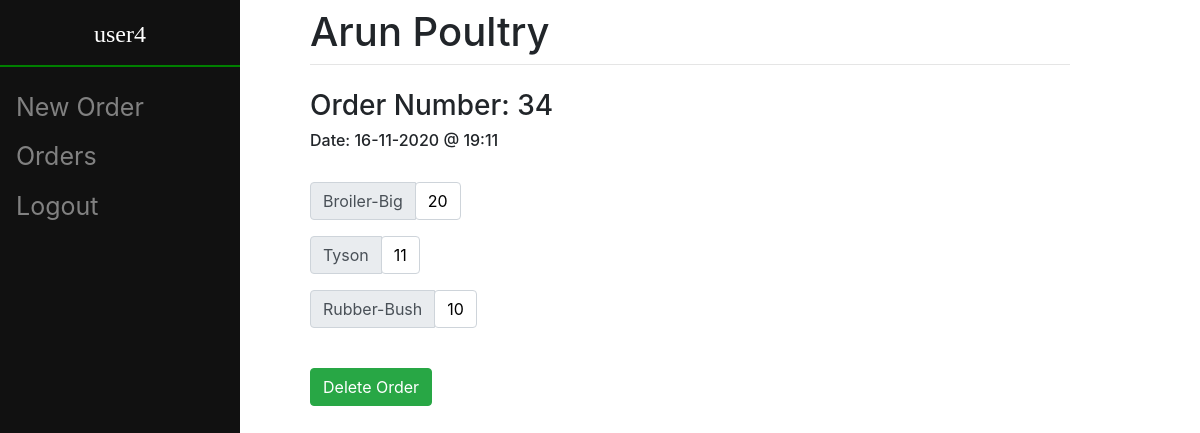
The app's page /view/order/34 (signed in) with its own data.
### orders/models.py (models this page shows, shortened)
class Order(models.Model):
	user = models.ForeignKey(User, on_delete = models.CASCADE, related_name = "user_order", null = False)
	items = models.ManyToManyField(Item, through = "Order_Item", related_name = "ord_item")
	created_at = models.DateTimeField(auto_now_add=True)
	updated_at = models.DateTimeField(auto_now=True)

class Order_Item(models.Model):
	item = models.ForeignKey(Item, on_delete = models.CASCADE)
	order = models.ForeignKey(Order, on_delete = models.CASCADE)
	qty = models.PositiveIntegerField()

### item/models.py (models this page shows)
class Item(models.Model):
	name = models.CharField(max_length = 50, unique = True)
	desc = models.CharField(max_length = 100)
	unit = models.CharField(max_length = 10, default = "No.s")
	def __str__(self):
		return self.name

### orders/views.py (the view)
# urls.py: path("view/order/<int:pk>", views.OrderDetailView.as_view(), name = "order_detail"),
class OrderDetailView(LRM, View):
    model = Order
    template_name = "orders/order_detail.html"
    def get(self, response, pk):
        user_type = get_object_or_404(User_Type, user = response.user)
        priv = user_type.privilege
        order = Order.objects.get(id = pk)
        order.updated = order.updated_at.strftime("%d-%m-%Y @ %H:%M")
        items = Order_Item.objects.filter(order = order)
        context = {'order': order, 'privilege': priv, 'items':items, 'is_deleteable': False}
        cur_time = dt.datetime.now()
        cur_hour = int(cur_time.strftime("%H"))
        if cur_hour < 6 or cur_hour >= 18:
            created_time = order.created_at
            diff = cur_time - created_time
            if diff.days == 0 and diff.seconds <= 43200 or priv == True: #users can delete orders upto 12 hours after placing them...
                context['is_deleteable'] = True
        else:
            if priv == True:
                context['is_deleteable'] = True
        return render(response, self.template_name, context)

### orders/templates/orders/order_detail.html (shortened to what this page needs)
{% extends 'orders/base.html' %}
{% block content %}
	{% if order %}
		<h3>Order Number: {{ order.id }}</h3>
		<h6>Date: {{order.updated}}</h6>
		<br>
	    <form action="#">
			{% for it in items %}
				<div class = "input-group mb-3">
					<div class = "input-group-prepend">
						<div class = "input-group-text">
							{{it.item}}
						</div>
					</div>
					<div class = "input-group-text" style="background-color: white; color: black">
							{{ it.qty }}
					</div>
				</div>
			{% endfor %}
			<br>
		</form>
		{% if is_deleteable %}
			<form method = "get" action = "{% url 'orders:order_delete' order.id %}" class = "form-group">
				<button type="submit", name = "delItem", value="delItem", class = "btn btn-success">Delete Order</button>
			</form>
		{% endif %}
	{% else %}
		The requested order does not exist
	{% endif %}
{% endblock %}

### orders/templates/orders/base.html (shortened to what this page needs)
<!doctype html>
<html>
<head>
	<link rel="stylesheet" href="https://stackpath.bootstrapcdn.com/bootstrap/4.3.1/css/bootstrap.min.css">
</head>
<body>
	<div class="sidenav">
		{% block side %}
			{% if user.is_authenticated %}
				<h4>{{ user.username }}</h4>
				<hr>
				{% if privilege %}
					<a href = "/register">Users</a>
					<a href = "/item/view/">Items</a>
				{% else %}
					<a href="/create">New Order</a>
				{% endif %}
				<a href="/view">Orders</a>
				<a href = "/logout">Logout</a>
			{% else %}
				<a href="/">Home</a>
				<a href="/login">Login</a>
			{% endif %}
		{% endblock %}
	</div>
	<div id="content" name="content" class="main">
				<h1 class="mt-2">Arun Poultry</h1>
				<hr class="mt-0 mb-4">
				{% block content %}
				{% endblock %}
	</div>
</body>
</html>

### orders/templates/orders/base.html (style rules this page uses)
.sidenav { height:100%; width: 20%; position: fixed; z-index:1; top:0; left:0; background-color:#111; overflow-x:hidden; padding-top:20px; }
.sidenav h4 { font-family: 'Times New Roman', Times, serif; color: #FFFFFF; text-align: center; }
.sidenav hr { border: 1px solid green; }
.sidenav a { padding:6px 8px 6px 16px; text-decoration: none; font-size:25px; color: #818181; display:block; }
.main { margin-left: 25%; padding: 0px 10px; margin-right: 10%; margin-bottom: 5%; }

### records on screen
Order: id "34", updated "16-11-2020 @ 19:11"
Order_Item: item "Broiler-Big", qty "20"
Order_Item: item "Tyson", qty "11"
Order_Item: item "Rubber-Bush", qty "10"

### other values on screen
{{ user.username }} "user4"
